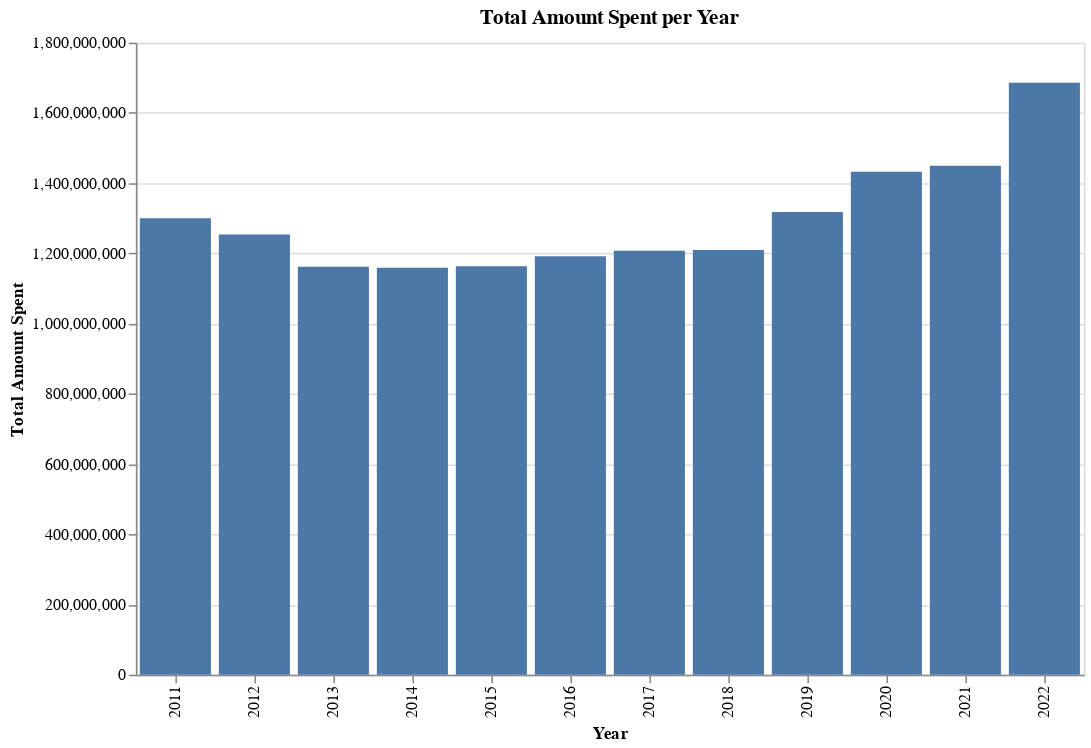

Notebook code cell kept with this figure:
### Code cell
alt.Chart(total_amount_spent_per_year).mark_bar().encode(
    x=alt.X('YEAR:O', title='Year'),
    y=alt.Y('sum(AMOUNT):Q', title='Total Amount Spent'),
    tooltip=['YEAR:O', 'sum(AMOUNT):Q']
).properties(
    width=600,
    height=400,
    title='Total Amount Spent per Year'
)

### Figure 1 — Vega-Lite specification as saved in the notebook (floating-point values rounded to 4 significant figures)
{"config": {"view": {"continuousWidth": 400, "continuousHeight": 300}}, "data": {"name": "data-77cc4afc6a25160ac6c43debc6b3f9cc"}, "mark": "bar", "encoding": {"tooltip": [{"field": "YEAR", "type": "ordinal"}, {"aggregate": "sum", "field": "AMOUNT", "type": "quantitative"}], "x": {"field": "YEAR", "title": "Year", "type": "ordinal"}, "y": {"aggregate": "sum", "field": "AMOUNT", "title": "Total Amount Spent", "type": "quantitative"}}, "height": 400, "title": "Total Amount Spent per Year", "width": 600, "$schema": "https://vega.github.io/schema/vega-lite/v4.17.0.json", "datasets": {"data-77cc4afc6a25160ac6c43debc6b3f9cc": [{"YEAR": 2011, "AMOUNT": 1300000000.0}, {"YEAR": 2012, "AMOUNT": 1253000000.0}, {"YEAR": 2013, "AMOUNT": 1162000000.0}, {"YEAR": 2014, "AMOUNT": 1159000000.0}, {"YEAR": 2015, "AMOUNT": 1163000000.0}, {"YEAR": 2016, "AMOUNT": 1192000000.0}, {"YEAR": 2017, "AMOUNT": 1208000000.0}, {"YEAR": 2018, "AMOUNT": 1210000000.0}, {"YEAR": 2019, "AMOUNT": 1318000000.0}, {"YEAR": 2020, "AMOUNT": 1432000000.0}, {"YEAR": 2021, "AMOUNT": 1449000000.0}, {"YEAR": 2022, "AMOUNT": 1686000000.0}]}}
